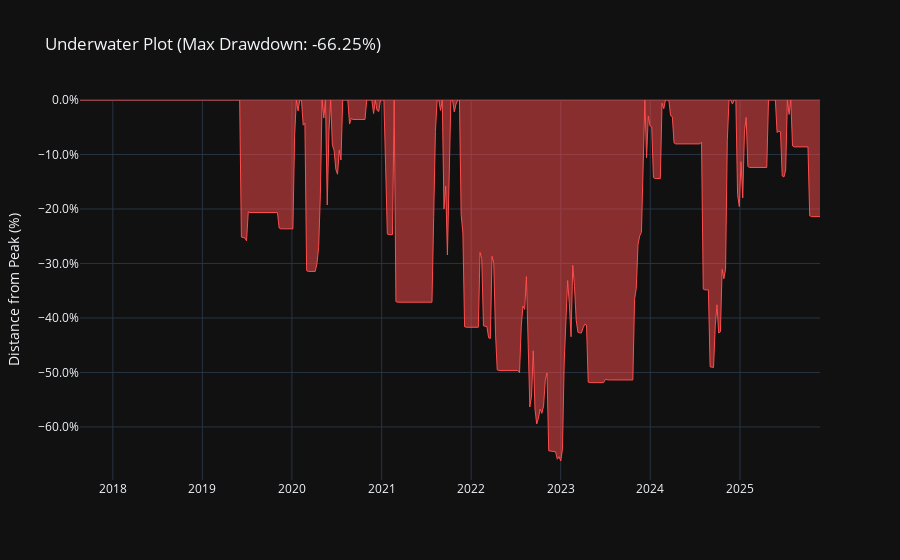

Notebook code for this chart:
### Code cell
# 1. Calculate Drawdown
# Current Equity / Highest Equity ever reached - 1
drawdown = (results['equity'] / results['equity'].cummax()) - 1

# 2. Plot
fig = go.Figure()
fig.add_trace(go.Scatter(
    x=drawdown.index, 
    y=drawdown, 
    fill='tozeroy', # Red fill
    line=dict(color='#ff4d4d', width=1),
    name='Drawdown'
))

fig.update_layout(
    title=f'Underwater Plot (Max Drawdown: {drawdown.min():.2%})',
    template='plotly_dark',
    yaxis_tickformat='.1%', # Percentage format
    yaxis_title='Distance from Peak (%)'
)
fig.show()

### Figure 1 — Plotly figure (JSON) as saved in the notebook; plotly's stock layout.template omitted (floating-point values rounded to 4 significant figures; data arrays with more than 128 entries replaced by an {"elided": "..."} marker saying what was removed)
{"data": [{"fill": "tozeroy", "line": {"color": "#ff4d4d", "width": 1}, "name": "Drawdown", "type": "scatter", "x": {"elided": "432 str values"}, "y": {"elided": "432 float values"}}], "layout": {"title": {"text": "Underwater Plot (Max Drawdown: -66.25%)"}, "yaxis": {"tickformat": ".1%", "title": {"text": "Distance from Peak (%)"}}}}
